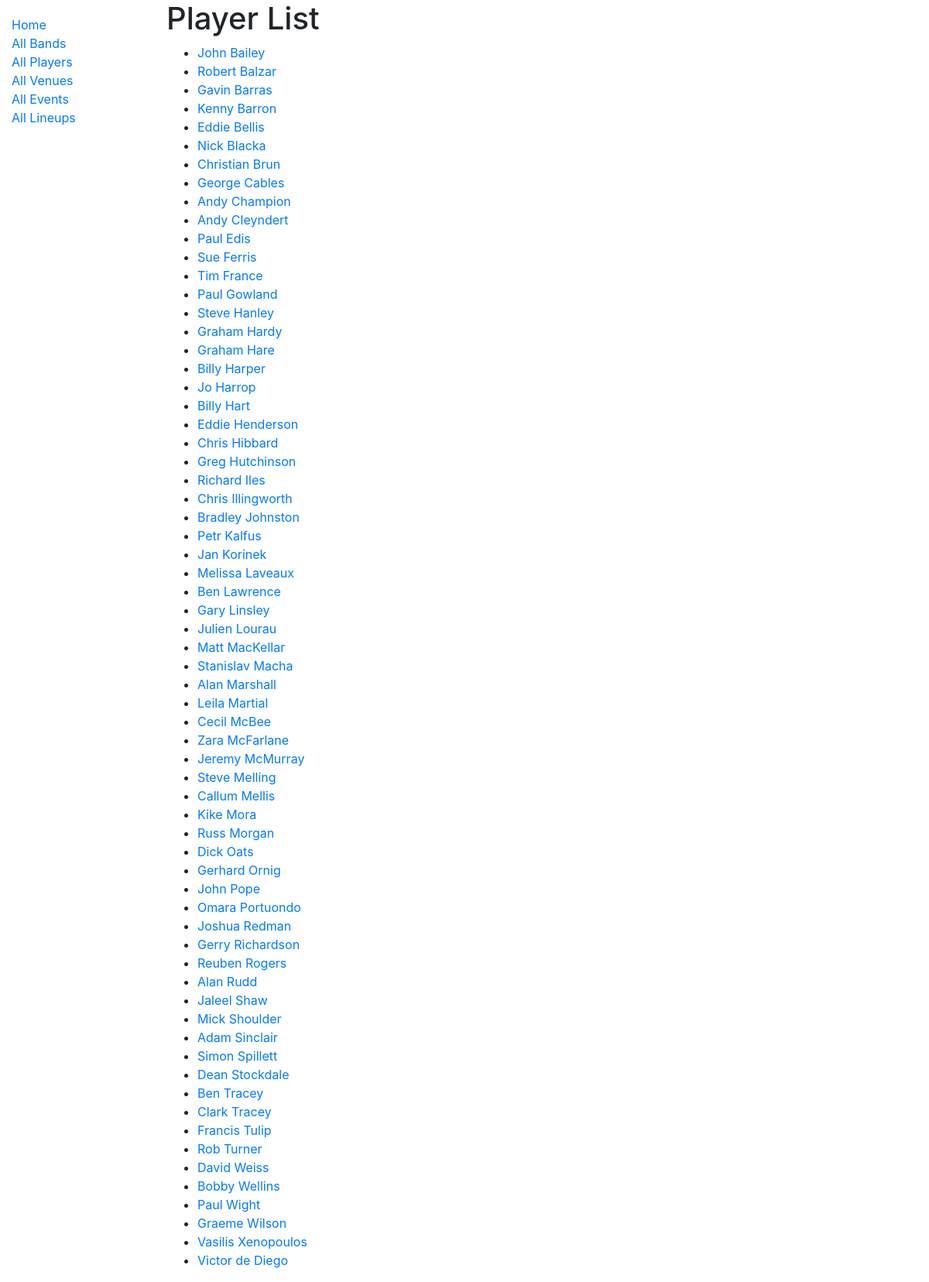
/jazz/players/, run on an earlier commit of the app's database.
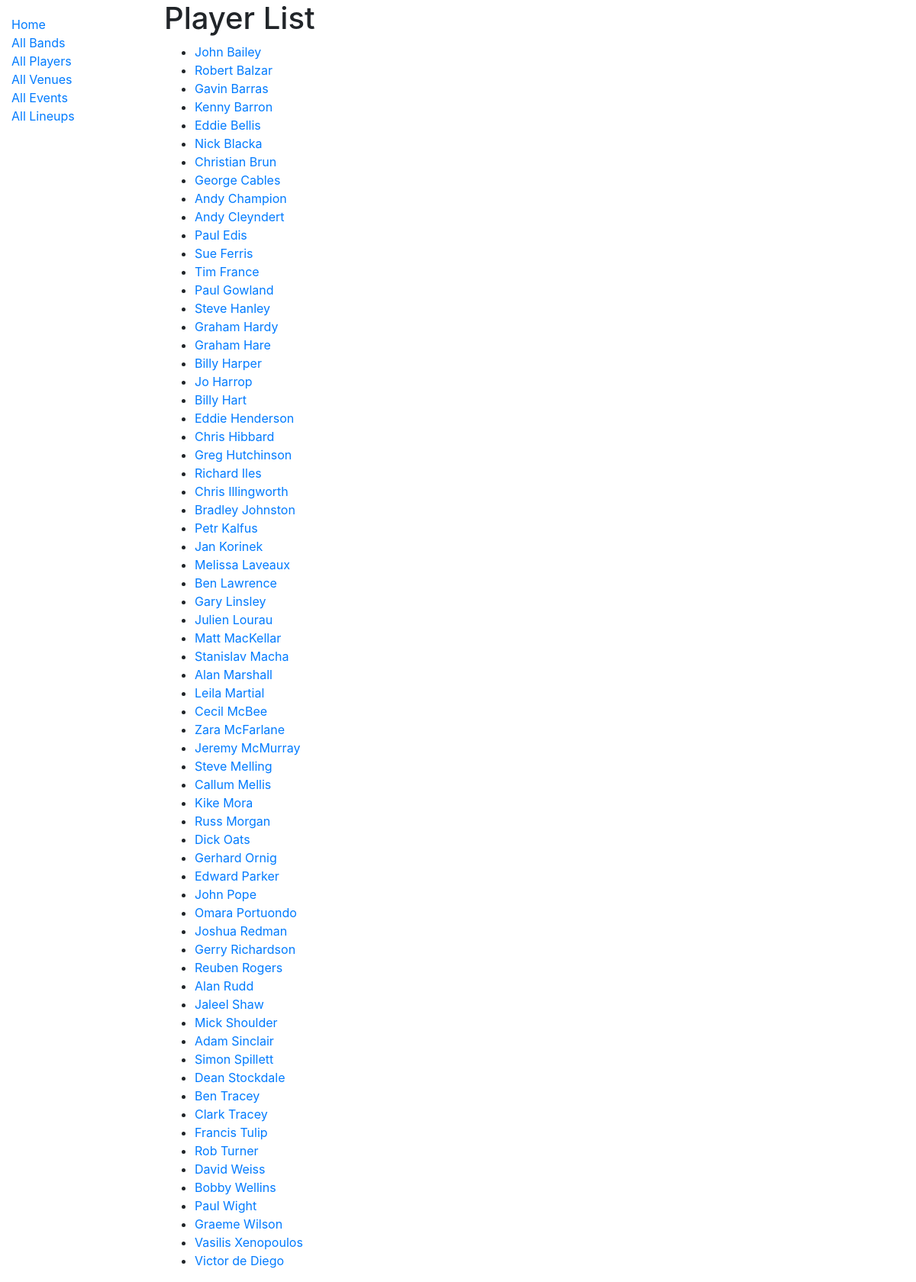
And on a later commit of the database.
### jazz/models.py (models this page shows, shortened)
class Player(models.Model):
    first_name = models.CharField(max_length=100)
    nick_name = models.CharField(max_length=100, blank=True, null=True)
    last_name = models.CharField(max_length=100)
    date_of_birth = models.DateField(null=True, blank=True)
    date_of_death = models.DateField('Died', null=True, blank=True)
    instrument = models.ForeignKey(Instrument, on_delete=models.SET_NULL, null=True, blank = True, help_text='Select instrument for this player')
    slug = models.SlugField(blank = True, unique = True) #unique=True, blank = True)
    comments = models.CharField(max_length=500, unique = False, blank = True, null = True)
    player_web = models.URLField('Web Address', blank = True)
    player_wikipedia = models.URLField('Wikipedia Page', blank = True)
    @property
    def full_name(self):
        if self.nick_name is None:
            return  '%s %s' % (self.first_name, self.last_name)
        else:
            return '%s %s %s' % (self.first_name, self.nick_name, self.last_name)
    class Meta:
        ordering = ['last_name', 'first_name']

### jazz/views.py (the view)
# urls.py: path('players/', views.PlayerListView.as_view(), name='players'),
class PlayerListView(generic.ListView):
	model = Player

### jazz/templates/jazz/player_list.html
{% extends "base_generic.html" %}
{% block content %}
  <h1>Player List</h1>
  {% if player_list %}
  <ul>
    {% for player in player_list %}
      <li>
         <a href="{{ player.slug }}">{{ player.full_name}}</a>
      </li>
    {% endfor %}
  </ul>
  {% else %}
    <p>There are no Players in the list.</p>
  {% endif %}
{% endblock %}

### jazz/templates/base_generic.html (shortened to what this page needs)
<!DOCTYPE html>
<html lang="en">
<head>
  <link rel="stylesheet" href="https://stackpath.bootstrapcdn.com/bootstrap/4.1.3/css/bootstrap.min.css">
  {% load static %}
  <link rel="stylesheet" href="{% static 'css/styles.css' %}">
</head>
<body>
  <div class="container-fluid">
    <div class="row">
      <div class="col-sm-2">
      {% block sidebar %}
        <ul class="sidebar-nav">
          <li><a href="{% url 'index' %}">Home</a></li>
          <li><a href="{% url 'bands' %}">All Bands</a></li>
          <li><a href="{% url 'players' %}">All Players</a></li>
          <li><a href="{% url 'venues' %}">All Venues</a></li>
          <li><a href="{% url 'events' %}">All Events</a></li>
          <li><a href="{% url 'lineups' %}">All Lineups</a></li>
        </ul>
     {% endblock %}
      </div>
      <div class="col-sm-10 ">{% block content %}{% endblock %}</div>
    </div>
  </div>
</body>
</html>

### jazz/static/css/styles.css (style rules this page uses)
.sidebar-nav { margin-top: 20px; padding: 0; list-style: none; }

What changed in the data, as far as the page shows it:
added Player: full_name "Edward Parker"
